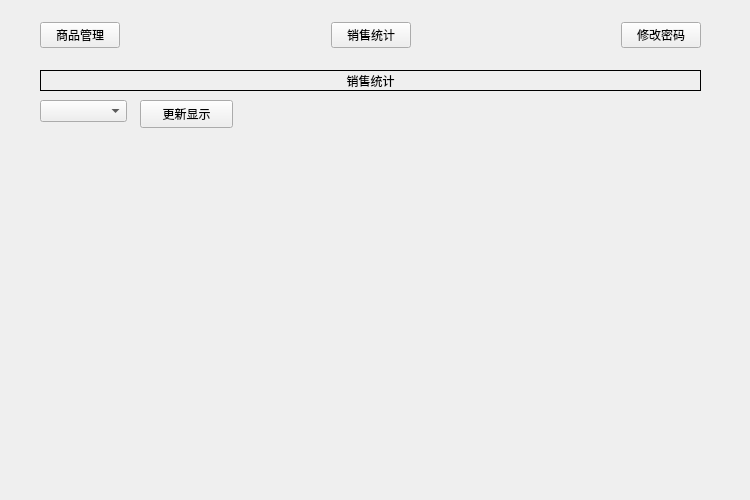
<?xml version="1.0" encoding="UTF-8"?>
<ui version="4.0">
 <class>Widget</class>
 <widget class="QWidget" name="Widget">
  <property name="geometry">
   <rect>
    <x>0</x>
    <y>0</y>
    <width>750</width>
    <height>500</height>
   </rect>
  </property>
  <property name="windowTitle">
   <string>数据管理系统</string>
  </property>
  <widget class="QStackedWidget" name="stackedWidget">
   <property name="geometry">
    <rect>
     <x>20</x>
     <y>60</y>
     <width>700</width>
     <height>410</height>
    </rect>
   </property>
   <property name="currentIndex">
    <number>1</number>
   </property>
   <widget class="QWidget" name="managePage">
    <widget class="QLabel" name="label">
     <property name="geometry">
      <rect>
       <x>0</x>
       <y>10</y>
       <width>681</width>
       <height>31</height>
      </rect>
     </property>
     <property name="font">
      <font>
       <pointsize>12</pointsize>
      </font>
     </property>
     <property name="frameShape">
      <enum>QFrame::StyledPanel</enum>
     </property>
     <property name="text">
      <string>商品管理</string>
     </property>
     <property name="alignment">
      <set>Qt::AlignCenter</set>
     </property>
    </widget>
    <widget class="QToolBox" name="toolBox">
     <property name="geometry">
      <rect>
       <x>0</x>
       <y>90</y>
       <width>321</width>
       <height>321</height>
      </rect>
     </property>
     <property name="layoutDirection">
      <enum>Qt::LeftToRight</enum>
     </property>
     <property name="frameShape">
      <enum>QFrame::WinPanel</enum>
     </property>
     <property name="currentIndex">
      <number>0</number>
     </property>
     <widget class="QWidget" name="page">
      <property name="geometry">
       <rect>
        <x>0</x>
        <y>0</y>
        <width>317</width>
        <height>257</height>
       </rect>
      </property>
      <attribute name="label">
       <string>出售商品</string>
      </attribute>
      <widget class="QLabel" name="label_2">
       <property name="geometry">
        <rect>
         <x>10</x>
         <y>20</y>
         <width>72</width>
         <height>15</height>
        </rect>
       </property>
       <property name="text">
        <string>类型：</string>
       </property>
      </widget>
      <widget class="QComboBox" name="sellTypeComboBox">
       <property name="geometry">
        <rect>
         <x>60</x>
         <y>20</y>
         <width>87</width>
         <height>22</height>
        </rect>
       </property>
      </widget>
      <widget class="QLabel" name="label_3">
       <property name="geometry">
        <rect>
         <x>10</x>
         <y>50</y>
         <width>72</width>
         <height>15</height>
        </rect>
       </property>
       <property name="text">
        <string>品牌：</string>
       </property>
      </widget>
      <widget class="QComboBox" name="sellBrandComboBox">
       <property name="geometry">
        <rect>
         <x>60</x>
         <y>50</y>
         <width>87</width>
         <height>22</height>
        </rect>
       </property>
      </widget>
      <widget class="QLabel" name="label_4">
       <property name="geometry">
        <rect>
         <x>10</x>
         <y>80</y>
         <width>72</width>
         <height>15</height>
        </rect>
       </property>
       <property name="text">
        <string>单价：</string>
       </property>
      </widget>
      <widget class="QLineEdit" name="sellPriceLineEdit">
       <property name="geometry">
        <rect>
         <x>60</x>
         <y>80</y>
         <width>113</width>
         <height>21</height>
        </rect>
       </property>
      </widget>
      <widget class="QLabel" name="label_5">
       <property name="geometry">
        <rect>
         <x>10</x>
         <y>110</y>
         <width>41</width>
         <height>16</height>
        </rect>
       </property>
       <property name="text">
        <string>数量：</string>
       </property>
      </widget>
      <widget class="QSpinBox" name="sellNumSpinBox">
       <property name="geometry">
        <rect>
         <x>60</x>
         <y>110</y>
         <width>46</width>
         <height>22</height>
        </rect>
       </property>
      </widget>
      <widget class="QLabel" name="label_6">
       <property name="geometry">
        <rect>
         <x>190</x>
         <y>80</y>
         <width>21</width>
         <height>16</height>
        </rect>
       </property>
       <property name="text">
        <string>元</string>
       </property>
      </widget>
      <widget class="QLabel" name="sellLastNumLabel">
       <property name="geometry">
        <rect>
         <x>120</x>
         <y>110</y>
         <width>111</width>
         <height>16</height>
        </rect>
       </property>
       <property name="text">
        <string>剩余数量：000</string>
       </property>
      </widget>
      <widget class="QLabel" name="label_8">
       <property name="geometry">
        <rect>
         <x>10</x>
         <y>150</y>
         <width>41</width>
         <height>16</height>
        </rect>
       </property>
       <property name="text">
        <string>金额：</string>
       </property>
      </widget>
      <widget class="QLineEdit" name="sellSumLineEdit">
       <property name="geometry">
        <rect>
         <x>60</x>
         <y>150</y>
         <width>113</width>
         <height>21</height>
        </rect>
       </property>
      </widget>
      <widget class="QLabel" name="label_9">
       <property name="geometry">
        <rect>
         <x>200</x>
         <y>150</y>
         <width>21</width>
         <height>16</height>
        </rect>
       </property>
       <property name="text">
        <string>元</string>
       </property>
      </widget>
      <widget class="QPushButton" name="sellOkBtn">
       <property name="geometry">
        <rect>
         <x>10</x>
         <y>200</y>
         <width>93</width>
         <height>28</height>
        </rect>
       </property>
       <property name="text">
        <string>确定</string>
       </property>
      </widget>
      <widget class="QPushButton" name="sellCancelBtn">
       <property name="geometry">
        <rect>
         <x>150</x>
         <y>200</y>
         <width>93</width>
         <height>28</height>
        </rect>
       </property>
       <property name="text">
        <string>取消</string>
       </property>
      </widget>
     </widget>
     <widget class="QWidget" name="page_3">
      <property name="geometry">
       <rect>
        <x>0</x>
        <y>0</y>
        <width>317</width>
        <height>257</height>
       </rect>
      </property>
      <attribute name="label">
       <string>Page 2</string>
      </attribute>
     </widget>
    </widget>
    <widget class="QListWidget" name="dailyList">
     <property name="geometry">
      <rect>
       <x>340</x>
       <y>90</y>
       <width>341</width>
       <height>321</height>
      </rect>
     </property>
    </widget>
   </widget>
   <widget class="QWidget" name="chartPage">
    <widget class="QPushButton" name="updateBtn">
     <property name="geometry">
      <rect>
       <x>120</x>
       <y>40</y>
       <width>93</width>
       <height>28</height>
      </rect>
     </property>
     <property name="text">
      <string>更新显示</string>
     </property>
    </widget>
    <widget class="QComboBox" name="typeComboBox">
     <property name="geometry">
      <rect>
       <x>20</x>
       <y>40</y>
       <width>87</width>
       <height>22</height>
      </rect>
     </property>
    </widget>
    <widget class="QLabel" name="label_7">
     <property name="geometry">
      <rect>
       <x>20</x>
       <y>10</y>
       <width>661</width>
       <height>21</height>
      </rect>
     </property>
     <property name="frameShape">
      <enum>QFrame::Panel</enum>
     </property>
     <property name="text">
      <string>销售统计</string>
     </property>
     <property name="alignment">
      <set>Qt::AlignCenter</set>
     </property>
    </widget>
   </widget>
  </widget>
  <widget class="QWidget" name="layoutWidget">
   <property name="geometry">
    <rect>
     <x>40</x>
     <y>10</y>
     <width>661</width>
     <height>51</height>
    </rect>
   </property>
   <layout class="QHBoxLayout" name="horizontalLayout">
    <item>
     <widget class="QPushButton" name="manageBtn">
      <property name="text">
       <string>商品管理</string>
      </property>
     </widget>
    </item>
    <item>
     <spacer name="horizontalSpacer">
      <property name="orientation">
       <enum>Qt::Horizontal</enum>
      </property>
      <property name="sizeHint" stdset="0">
       <size>
        <width>40</width>
        <height>20</height>
       </size>
      </property>
     </spacer>
    </item>
    <item>
     <widget class="QPushButton" name="chartBtn">
      <property name="text">
       <string>销售统计</string>
      </property>
     </widget>
    </item>
    <item>
     <spacer name="horizontalSpacer_2">
      <property name="orientation">
       <enum>Qt::Horizontal</enum>
      </property>
      <property name="sizeHint" stdset="0">
       <size>
        <width>40</width>
        <height>20</height>
       </size>
      </property>
     </spacer>
    </item>
    <item>
     <widget class="QPushButton" name="passwordBtn">
      <property name="text">
       <string>修改密码</string>
      </property>
     </widget>
    </item>
   </layout>
  </widget>
 </widget>
 <resources/>
 <connections/>
</ui>
